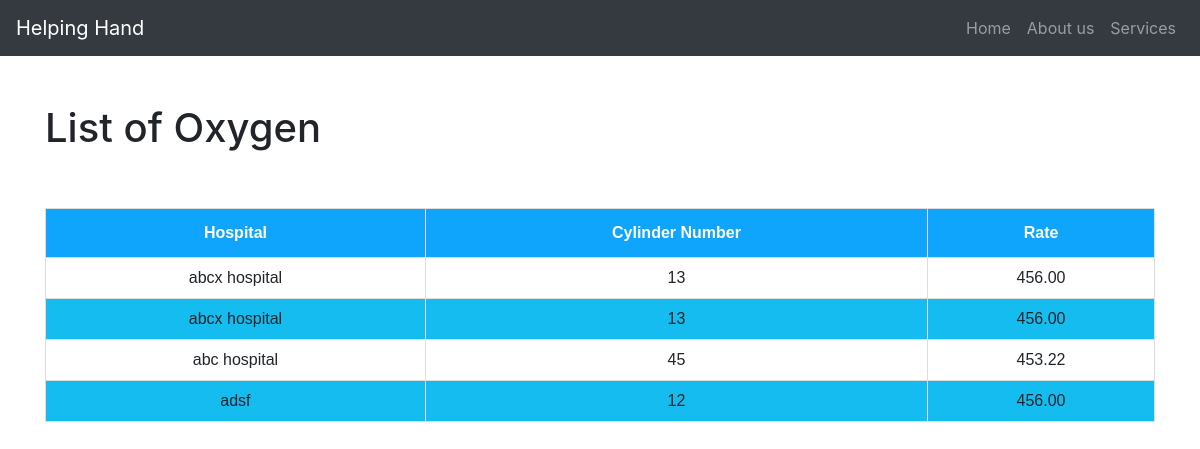
/user_oxygen.php, run on the app's committed database.
### tables this page shows
CREATE TABLE `oxygen` (
  `oxy_id` int(11) NOT NULL,
  `hospital` varchar(255) NOT NULL,
  `cylinder_no` varchar(255) NOT NULL,
  `rate` varchar(255) NOT NULL
);

### user_oxygen.php (the view, shortened to what this page needs)
<!DOCTYPE html>
<html lang="en">
<head>
  <link rel="stylesheet" href="https://maxcdn.bootstrapcdn.com/bootstrap/4.5.2/css/bootstrap.min.css">
  <link rel="stylesheet" href="https://cdnjs.cloudflare.com/ajax/libs/font-awesome/4.7.0/css/font-awesome.min.css">
  </head>
  <body>
  <nav class="navbar navbar-expand-lg bg-dark navbar-dark">
  <a class="navbar-brand" href="#">Helping Hand</a>
  <div class="collapse navbar-collapse" id="collapsibleNavbar">
    <ul class="navbar-nav ml-auto mb-2 mb-lg-0">
      <li class="nav-item">
        <a class="nav-link" href="home.php">Home</a>
      </li>
      <li class="nav-item">
        <a class="nav-link" href="about.php">About us</a>
      </li>
      <li class="nav-item">
        <a class="nav-link" href="services.php">Services</a>
      </li>
    </ul>
  </div>
</nav>
  <div class="container">
      <div class="main-div">
             <h1 class= "py-5"> List of Oxygen  </h1>
             <div class = "center-div" style="overflow-x:auto;">
                <div class="table-responsive">
                	<table id="customers" class="table table-bordered">
                       <thead>
                           <tr>
                           	<th>Hospital</th>
                           	<th>Cylinder Number</th>
                           	<th>Rate</th>
                           </tr>
                       </thead>
                       <tbody>
<?php
$con = mysqli_connect('localhost','root','','registration');
$selectquery = " select * from oxygen ";
$query = mysqli_query($con,$selectquery);
while($res = mysqli_fetch_array($query))
{
?>
                         <tr>
                            <td><?php echo $res['hospital']; ?></td>
                            <td><?php echo $res['cylinder_no']; ?></td>
                            <td><?php echo $res['rate']; ?></td>
                        </tr>
<?php
}
?>
                       </tbody>
                	</table>
                </div>
             </div>
      </div>
</div>
  </body>
  </html>

### data on the page
oxygen: hospital "abcx hospital", cylinder_no "13", rate "456.00"
oxygen: hospital "abcx hospital", cylinder_no "13", rate "456.00"
oxygen: hospital "abc hospital", cylinder_no "45", rate "453.22"
oxygen: hospital "adsf", cylinder_no "12", rate "456.00"
